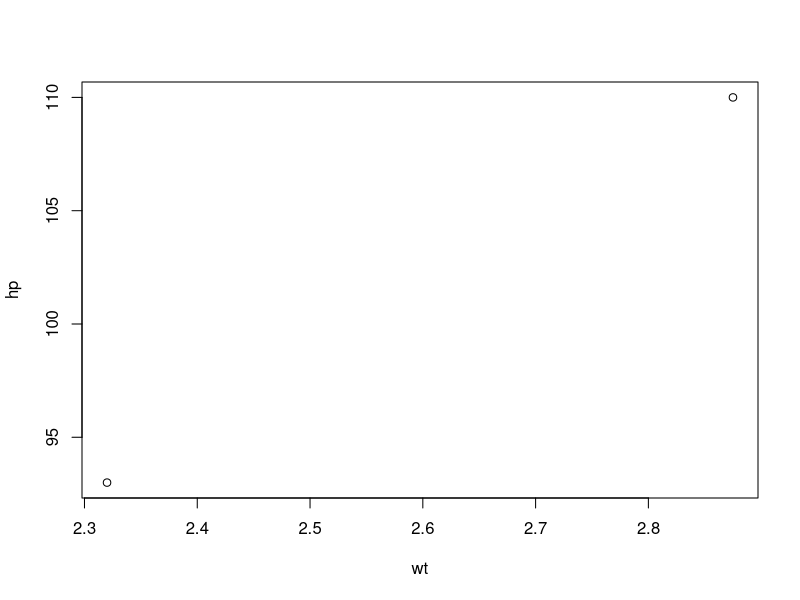

Here is the R script that generated this plot: (Note: this script raises an error after producing the figure.)
# 10.1.1

library(dplyr)
library(data.table)

# data.table의 fwrite와 R의 base 함수 write.csv의 비교
mat <- data.frame(matrix(rnorm(1000000),100000,10))
write.csv(mat, file='dat.csv')
fwrite(mat, file='dat.csv')

# dplyr 과 data.table 주요 작업 흐름 비교
# select %>% slice %>% filter %>% group_by %>% summarise %>%> arrange
# DT[filter(i),summarise(j), by='  '][order( )]

# 10.1.2 데이터

data(mtcars)
df <- mtcars
TB <- as_tibble(mtcars, rownames='rn')
# rownames='rn'으로 하면 행이름을 열 rn으로 보존한다.
DT <- as.data.table(mtcars, keep.rownames=TRUE) 
class(DT)
# keep.rownames = TRUE 로 놓으면 행이름이 열 rn으로 보존된다.
# 데이터테이블과 티블은 행이름(rownames)를 지원하지 않는다.

print(head(TB))
print(head(DT))

# 10.1.3 slice

# 한 행 선택
TB %>% slice(3)
DT[3, ]
DT[3]  # dat[3]
mtcars[3]

# 여러 행 선택
TB %>% slice(c(3,5))
DT[c(3,5),]
DT[c(3,5)]

# 변수로 여러 행 선택
rows <- c(1,5,6)
TB %>% slice(rows)
#col = c('disp', 'hp')
TB %>% select(disp)
DT[rows,]
DT[rows]

# DT %>% select(disp)

# 10.1.4 filter

# 조건으로 행 선택
# cyl==4(실린더가 4개)이고 gear==5 인 행
mtcars[mtcars$cyl==4 & mtcars$gear==5,]
TB %>% filter(cyl==4 & gear==5)
DT[cyl==4 & gear==5,]
DT[cyl==4 & gear==5]

# 조건으로 행 선택 : 변수 사용
coln <- c("cyl", "gear")
conds <- c("==4", "==5")
cond <- parse(text=paste0(coln, conds, collapse=" & "))

mtcars[with(mtcars, eval(cond)),]
TB %>% filter(eval(cond))
DT[eval(cond),]
DT[eval(cond)]
DT[get(coln[1])==4 & get(coln[2])==5]

# 데이터 : 축소형
DF2 <- mtcars[2:3,]; # 데이터프레임(data.frame)
TB2 <- as_tibble(TB) %>% slice(2:3) # 티블(tibble)
DT2 <- DT[2:3,] # 데이터테이블(data.table)

# 10.1.5 select

# 열 선택 
DF2[,c(3,5)]
TB2 %>% select(c(3,5))
DT2[, c(3,5)]

# 열 이름 선택  
DF2[,c("cyl", "hp")]
TB2 %>% select(c(cyl, hp))
DT2[, .(cyl, hp)]
DT2[, list(hp)]
DT2
DT2[, plot(wt, hp)]
DT2[, c("cyl", "hp")]

# 열 선택 : 변수 사용
icols = c(3,5)
DF2[, icols]
TB2 %>% select(icols)
DT2[, ..icols]

# 열 이름으로 선택 : 변수 사용
nacols = c('cyl', 'hp')
DF2[, nacols]
TB2 %>% select_at(nacols)
TB2 %>% select(nacols)
DT2[, ..nacols]


## 순번으로 선택
DT2[, 3] #데이터테이블
DT2[ ,3][[1]] #벡터

## 이름으로 선택
DT2[, .(cyl)] #데이터테이블
DT2[, cyl] # 벡터

## 변수로 순번 선택
irows = c(3)
DT2[, ..irows] #데이터테이블
DT2[, ..irows][[1]] #벡터

## 변수로 열이름 선택
nrows = c('cyl')
DT2[, ..nrows] # 데이터테이블
DT2[, ..nrows][[1]] #벡터

## 열 제외
DT2[, -c(3,4)] # 순번으로 열 제외
icols = c(3,4) # 순번 변수로 열 제외
DT2[, -..icols];

# 열 제외 : 변수 사용
coln = c('cyl', 'disp') # 열이름 변수로 열 제외
DT2[, !..coln]
coln2 = colnames(DT2)[!colnames(DT2) %in% coln]
DT2[, .SD, .SDcols=coln2]

# 데이터 
DF3 <- DF2[ , c("hp", "qsec")]
TB3 <- TB2 %>% select(hp, qsec)
DT3 <- DT2[, .(hp, qsec)]

# 10.1.6 mutate

DF3[ ,"wt2"] = DF3$hp * DF3$qsec
DF3$wt2 = DF3$hp * DF3$qsec
DF3[["wt2"]] = DF3$hp * DF3$qsec
TB3 %>% mutate(wt2 = hp*qsec)
DT3[, wt2:=hp*qsec]; 
print(DT3)

DF3[ ,c("hp", "qsec")] = data.frame(DF3$hp*2, DF3$qsec*2)
TB3 <- TB3 %>% mutate(hp = hp*2, qsec = qsec*2)
DT3[, c("hp", "qsec") := list(hp*2, qsec*2)]
DT3[, `:=`(hp = hp*2,
           qsec = qsec*2)]
# 개인적으로
# 위의 방법은 데이터 테이블에서 가장 괴상하고, 기억하기 힘든 문법이라고 생각한다.
# 하지만 다음과 같이 사용하면 된다.
DT3[, hp:=hp/2]
DT3[, qsec:=qsec/2]
print(DT3)

# 새로운 열 생성
coln = 'wt2'
DF3[ ,coln] = DF3$hp * DF3$qsec
DF3[[coln]] = DF3$hp * DF3$qsec
TB3 = TB3 %>% mutate(UQ(rlang::sym(coln)) :=  hp*qsec)
DT3[, `:=`(c(coln), hp*qsec)]

coln = c('hp', 'qsec')
DF3[, coln] = lapply(DF3[, coln], function(x) x*2)
DF3[, coln] = do.call(data.frame, lapply(DF3[, coln], function(x) x*2))
#TB3 <- TB3 %>% mutate_at(coln, funs(.*2))
TB3 <- TB3 %>% mutate_at(coln, ~.*2)
DT3[, `:=`(c(coln), lapply(.SD, function(x) x*2)), .SDcols=coln]
print(DT3)

# 10.1.7 transmute

# 데이터
DF4 = data.frame(wt2 = DF3$hp * DF3$qsec)
TB4 <- TB3 %>% transmute(wt2 = hp*qsec)
DT4 <- DT3[, .(wt3=hp*qsec)]; print(DT4)

# 열 수정
DF4 = data.frame(hp2 = DF3$hp*2, qsec2 = DF3$qsec*2)
DF4 = with(DF3, data.frame(hp2 = hp*2, qsec2 = qsec*2))
TB4 <- TB3 %>% transmute(hp = hp*2, qsec = qsec*2)
TB4 <- TB3 %>% transmute_at(c('hp', 'qsec'), funs(.*2))
DT4 <- DT3[, .(hp2=hp*2, qsec2=qsec*2)]
DT4 <- DT3[, lapply(.SD, function(x) x*2), .SDcols=c('hp', 'qsec')]
print(DT4)

# 데이터
coln = 'wt2'
DF4 = data.frame(DF3$hp * DF3$qsec); colnames(DF4) = coln
TB4 <- TB3 %>% transmute(hp*qsec); colnames(TB4) = coln
DT4 <- DT3[, .(hp*qsec)]; colnames(DT4) = coln
print(DT4)


coln = c('hp', 'qsec')
DF4 <- do.call(data.frame, lapply(DF3[,coln], function(x) x*2))
TB4 <- TB3 %>% transmute_at(coln, funs(.*2))
TB4 <- TB3 %>% transmute_at(coln, ~ . * 2)
DT4 <- DT3[, lapply(.SD, function(x) x*2), .SDcols=coln]
print(DT4)


DF5 <- mtcars[c(2:5), 1:4]
TB5 <- as_tibble(mtcars) %>% slice(2:5) %>% select(1:4)
DT5 <- as.data.table(mtcars, keep.rownames=TRUE)[2:5, c(1:4)]
print(DT5)

# 10.1.8. arrange

DF5[order(DF5$cyl, -DF5$mpg),]
TB5 %>% arrange(cyl, desc(mpg))
DT5[order(cyl, -mpg),]; DT5[order(cyl, -mpg)]

# 10.1.9. group_by

DF6 <- mtcars[c(10:2), c("mpg", "cyl", "disp","hp", "am")]
TB6 <- TB %>% slice(10:2) %>% select(mpg, cyl, disp, hp, am)
DT6 <- DT[10:2, .(mpg, cyl, disp, hp, am)]
print(head(DT6))

# groupby -> summarise
aggregate(mpg ~ cyl, data=DF6, FUN=mean)
TB6 %>% group_by(cyl) %>% summarise(mpg=mean(mpg))
DT6[, mean(mpg), by='cyl'] # cyl는 정렬되지 않는다.
DT6
DT6[, .(mpg=mean(mpg), hp = sd(hp)), by=cyl] # cyl는 정렬되지 않는다.
DT6[, mean(mpg), keyby=cyl] # cyl는 정렬된다.

# 여러 열 : groupby -> summarise
aggregate(cbind(mpg, hp) ~ cyl, data=DF6, FUN=mean)
#aggregate(. -hp ~ cyl, data=DF6, FUN=mean)
TB6 %>% group_by(cyl) %>% summarise(mpg=mean(mpg), hp=mean(hp))
DT6[, .(mpg = mean(mpg), hp = mean(hp)), by=cyl] # data.table, cyl is not sorted
DT6[, .(mpg = mean(mpg), hp = mean(hp)), keyby=cyl] # data.table, cyl is sorted


aggregate(cbind(mpg, hp) ~ am + cyl, data=DF6, FUN=mean)
TB6 %>% group_by(cyl, am) %>% summarise(mpg=mean(mpg), hp=mean(hp))
DT6[, .(mpg = mean(mpg), hp = mean(hp)), by=.(cyl, am)]
DT6[, .(mpg = mean(mpg), hp = mean(hp)), keyby=.(cyl, am)]
DT6[, .(mpg = range(mpg), hp = range(hp)), keyby=.(cyl, am)]

# 모든 열 수정
aggregate(. ~ am + cyl, data=DF6, FUN=mean)
#aggregate(. - hp ~ am + cyl, data=DF6, FUN=mean)
#Error in eval(predvars, data, env) : object '.' not found
TB6 %>% group_by(cyl, am) %>% summarise_all(mean)
DT6[, lapply(.SD, mean), by=.(cyl, am)] # cyl, am에 대해 정렬되지 않음
DT6[, lapply(.SD, mean), keyby=.(cyl, am)] # cyl, am에 대해 정렬

# 집단별로 일반적인 함수 적용
res <- do.call(rbind, by(DF6, list(DF6$cyl), FUN=head, n=2)) # data.frame

# rbind(df1, df2, df3, df4)
# rbind(rbind(rbind(df1, df2), df3), df4)

# data.table::rbindlist
res <- rbindlist(by(DF6, list(DF6$cyl), FUN=head, n=2))
# do 안의 .은 %>% 이전의 결과(TB6 %>% group_by(cyl))
TB6 %>% group_by(cyl) %>% do(head(., n=2))
DT6[, head(.SD, n=2), by=cyl] # data.table
DT6[, head(.SD, n=2), keyby=cyl] # data.table

# 집단별 함수 적용 후 정렬
DF6 <- aggregate(cbind(mpg, hp) ~ am + cyl, data=DF6, FUN=mean);
DF6[order(DF6$mpg),]
TB6 %>% group_by(cyl, am) %>% summarise(mpg=mean(mpg), hp=mean(hp)) %>%
  arrange(mpg)
DT6[, .(mpg = mean(mpg), hp = mean(hp)), by=.(cyl, am)][order(mpg)]
DT6[, .(mpg = mean(mpg), hp = mean(hp)), keyby=.(cyl, am)][order(mpg)]

# 그 외의 여러 가지 데이터테이블 사용법
example(data.table)

# 데이터 
mtcars[mtcars$am ==0, ] %>% head

DF7 <- mtcars[c(2:10), c(1,8:10)]
TB7 <- as_tibble(mtcars, rownames='rn') %>%
  slice(2:10) %>%
  select(c(1, 8:10))
DT7 <- as.data.table(mtcars, keep.rownames=TRUE)[2:10, c(1, 8:10)]
DT7[, amch:=ifelse(am==1, "Automatic", "Manual")]
DT7[, vsch:=ifelse(vs==0, "V-shaped", "straight")]
print(head(TB7))
print(head(DT7))

# 10.2 data.table의 키(key) 활용법
key(DT7)                # key 확인
setkey(DT7, qsec)       # key 설정하기
haskey(DT7)             # key를 설정했는가?
key(DT7)                # key 확인
DT7[qsec>0,]
tables()

DT8 <- DT7
setkey(DT8, am, vsch)
key(DT8)
coln <- c("am", "vsch")
setkeyv(DT8, coln)
key(DT8)
tables()

# 10.2.2 J: 키를 활용한 행 선택
key(DT8)   # am, vsch
DT8[J(1),] # am == 1
DT8[am == 1,]
DT8[amch == "Automatic",]

DT8[J(1,"straight"),]
DT8[am == 1 & vsch == "straight",]

DT8[am == 0, ]
DT8[J(0),]

# 10.2.3 mult= : 여러 행이 선택되는 경우
DT8[J(1), mult='first']
DT8[J(1), mult='last']
DT8[J(1), mult='all'] # DT8[J(1)]

# 10.3 data.table을 활용한 병합
## 새로운 데이터
dt1 <- data.table(
  id = c(1,NA,3,4,4,5,6,6),
  x = c('1','2','3','4a','4b','5','6a','6b')
)

dt2 <- data.table(
  id = c(NA,2,3,4,5,5,6,6),
  y = c('1','2','3','4a','5a','5b','6a','6b')
)

## 다음의 3가지 방법의 차이점을 비교해보자
dt1[dt2, on='id']
setkey(dt1, id); dt1[J(dt2$id), ]
dt1[dt2]


TBA <- as_tibble(mtcars, rownames='rn') %>% 
  slice(3:4) %>% 
  select(1:4)
TBB <- as_tibble(mtcars, rownames='rn') %>% 
  slice(4:5) %>% 
  select(1, 8:10)

DTA <- as.data.table(mtcars, keep.rownames=TRUE)[3:4, c(1:4)]
DTB <- as.data.table(mtcars, keep.rownames=TRUE)[4:5, c(1, 8:10)]

print(DTA)
print(DTB)

# 10.3.3 DT[DT2, on= ] : 병합 1

inner_join(TBA, TBB, by='rn')
DTA[DTB, on='rn', nomatch=0]
DTA[DTB, on='rn']
# DTA, DTB

merge(DTA, DTB, by='rn', all=FALSE) # merge.data.table
methods(merge)


full_join(TBA, TBB, by='rn')
merge(DTA, DTB, by='rn', all=TRUE)


left_join(TBA, TBB, by='rn')
DTB[DTA, on='rn']
#merge에서 x는 첫 번째 데이터프레임, y는 두 번째 데이터프레임
merge(DTA, DTB, by='rn', all.x=TRUE)

right_join(TBA, TBB, by='rn')
DTA[DTB, on='rn']
merge(DTA, DTB, by='rn', all.y=TRUE)

semi_join(TBA, TBB, by='rn')
DTA[DTB, .SD, on='rn']
colnames(DTA[DTB, .SD, on='rn'])
colnames(DTA[DTB, on='rn'])
colnames(DTB)


anti_join(TBA, TBB, by='rn')
DTA[!DTB, .SD, on='rn']

DF <- data.frame(rn=rownames(mtcars), mtcars)

TBA <- as_tibble(DF) %>% slice(3:4) %>% select(1:4)
TBB <- as_tibble(DF) %>% slice(4:7) %>% select(1, 3, 9:10)

DTA <- as.data.table(DF)[3:4, c(1:4)]
DTB <- as.data.table(DF)[4:7, c(1, 3, 9:10)]

print(DTA)
print(DTB)

merge(DTA, DTB, all=TRUE)
inner_join(TBA, TBB, by='cyl')
DTA[DTB, on='cyl', nomatch=0]
DTB[DTA, on='cyl', nomatch=0, mult='first']
DTB[DTA, on='cyl', nomatch=0, mult='last']
DTB[DTA, on='cyl', nomatch=0, mult='all']

DTC = merge(DTA, DTB, by='cyl')
DTC[, .SD[1], by='cyl']
DTC[, .SD[nrow(.SD)], by='cyl']

mtcars = data.table(mtcars)
mtcarsA = mtcars[, .(gear, cyl, qsec)]
mtcarsB = mtcars[, .(gear, cyl, hp)]
merge(mtcarsA, mtcarsB, by=c('gear', 'cyl'), allow.cartesian = TRUE)

mtcarsC = merge(mtcarsA, mtcarsB, on = c('gear', 'cyl'), allow.cartesian = TRUE)
mtcarsC[, .SD[1], by=c('gear', 'cyl')]
mtcarsC[, .SD[nrow(.SD)], by=c('gear', 'cyl')]

mtcarsB[mtcarsA, on=c('gear', 'cyl'), nomatch=0, mult='first']
mtcarsB[mtcarsA, on=c('gear', 'cyl'), nomatch=0, mult='last']

# DT1[DT2] : 키를 사용한 병합

setkey(mtcarsB, 'gear', 'cyl')
setkey(mtcarsA, 'gear', 'cyl')
mtcarsB[mtcarsA, nomatch=0, mult='first']
mtcarsB[mtcarsA, nomatch=0, mult='last']

mtcarsB[mtcarsA, mult='first']
mtcarsB[mtcarsA, mult='last']

DTA[DTB, on='cyl']
DTA[DTB, on='cyl', mult='first']
DTA[DTB, on='cyl', mult='last']

full_join(TBA, TBB, by='cyl')
merge(DTA, DTB, by='cyl', all=TRUE) # merge.data.table

left_join(TBA, TBB, by='cyl')
DTB[DTA, on='cyl']

right_join(TBA, TBB, by='cyl')
DTA[DTB, on='cyl']

semi_join(TBA, TBB, by='cyl')
DTA[DTB, .SD, on='cyl']

anti_join(TBA, TBB, by='cyl')
DTA[!DTB, .SD, on='cyl']

inner_join(TBA, TBB, by='cyl')
DTA[DTB, on='cyl', nomatch = 0]

setkey(DTA, rn)
setkey(DTB, rn)
DTA[DTB]

# DT1[DT2, on='key'][, .SD[1], by='key']
# DT1[DT2, on='key', mult='first']
# 위의 둘은 항상 같지 않다!

# DT1[DT2, on='key'][, .SD[.N], by='key']
# DT1[DT2, on='key', mult='last']
# 책의 내용과 다르게 위의 둘은 항상 같지 않다!

#inner_join(TBA, TBB, by='cyl')
#inner_join(TBA, TBB, by='cyl') %>% group_by(cyl) %>% .[1,]
#inner_join(TBA, TBB, by='cyl') %>% group_by(cyl) %>% .[nrow(.),]
DTB[DTA, on='cyl', nomatch=0]
DTB[DTA, on='cyl', nomatch=0, mult='first']
DTB[DTA, on='cyl', nomatch=0, mult='last']

# 10.3.7 DT1[DT2, roll= ] : Rolling-join

DTA = data.table(
  date = as.Date(c('2018-12-31', '2019-1-4', '2019-1-9')),
  duration = c(60, 30, 40))
DTB = data.table(
  date = as.Date(c('2018-1-2', '2019-1-5', '2019-1-6')),
  product = c('Cosmetics', 'Toys', 'Books'))

print(DTA)
print(DTB)
print(head(DTA))
print(head(DTB))

DTB[DTA, on='date', roll=-Inf]
# DTB의 date가 rolling된다.

DTB[, datePurchase:=date]
DTB[DTA, on='date', roll=-Inf]

DTB[DTA, on='date', roll=Inf]
DTB[DTA, on='date', roll=3]

# 그 밖의 특수 기호 : .SD, .GRP, .N, .I, .BY, .EACHI, ..

library(dplyr)
library(data.table)
df <- data.frame(rn=rownames(mtcars), mtcars)
TB <- as_tibble(df) %>% slice(3:7) %>% select(1:4)
DT <- as.data.table(mtcars, keep.rownames=TRUE)[3:7, c(1:4)]

TB %>% group_by(cyl) %>% summarise_at(vars(mpg, disp), funs(sum(.)))
DT[, lapply(.SD, sum), by=cyl, .SDcols=c('mpg', 'cyl', 'disp')]
#DT[ , lapply(.SD, sum), by=cyl] # 컬럼 rn이 문자이기 때문에 sum을 쓸 수 없다.

# .N = nrow(.SD)
DT[, .N, by=cyl]
DT[, length(mpg), by=cyl] # 위의 결과와 동일.
DT[, nrow(.SD), by=cyl] # 위의 결과와 동일.

# .SDcols
DT[, c(.N, lapply(.SD, mean)), by=cyl, .SDcols=c('mpg', 'cyl', 'disp')]
DT[, c(list(N=.N), lapply(.SD, mean)), by=cyl, 
     .SDcols=c('mpg', 'cyl', 'disp')]

# .I 
DT[, .I, by=cyl]
DT[, .I, keyby=cyl]

DT[, .I[1], by=cyl] 
DT[, .I[1], keyby=cyl]

DT[, .GRP, by=cyl]
DT[, .GRP, keyby=cyl]

DT[, .BY, by=cyl]
DT[, lDisp := ifelse(disp<300, '<300', '>=300')]
DT[, c(.BY), by=c('cyl', 'lDisp')]
#DT[, .BY, by=c('cyl', 'lDisp')]

DT[, c(.BY), by=c('cyl', 'lDisp')]
DT[, .(cyl[1], lDisp[1]), by=c('cyl', 'lDisp')]
#DT[, .BY, by=c('cyl', 'lDisp')]

DT[, do.call(paste0, .BY), by=c('cyl', 'lDisp')]
DT[, .(grpname = do.call(paste0, .BY)), by=c('cyl', 'lDisp')]

data(mtcars)
df <- data.frame(rn=rownames(mtcars), mtcars)
TB_A <- as_tibble(df) %>% slice(3:10) %>% select(1:4, 9)
TB_B <- as_tibble(df) %>% slice(7:10) %>% select(1,3, 8:10)
DT_A <- as.data.table(mtcars, keep.rownames=TRUE)[3:10, c(1:4, 9)]
DT_B <- as.data.table(mtcars, keep.rownames=TRUE)[7:10, c(1, 3, 8:10)]

DT_A[DT_B, on='cyl']
DT_A[DT_B, sum(disp), on='cyl', by='cyl']
DT_A[DT_B, sum(disp), on='cyl', by=.EACHI]

DT_A[DT_B, .SD[1], on='cyl', by=.EACHI]
DT_A[DT_B, on='cyl', mult='first']

DT <- as.data.table(mtcars, keep.rownames=TRUE)[3:7, c(1:4)]
rn = c("Valiant", "Bolt", "Duster 360")
DT[, list(rn)]    # DT[, .(rn)]
DT[, list(..rn)]  # DT[, .(..rn)]
DT[, list(rn[rn %in% ..rn])]

# 해법 1
env <- environment()
DT[rn %in% get('rn', env)]

# 해법 2
`..` <- function (..., .env = sys.parent(2))
{
  get(deparse(substitute(...)), env = .env)
}
DT[rn %in% ..(rn)] # `..`는 위에서 정의된 함수이므로 ..rn으로 쓸 수 없다.

